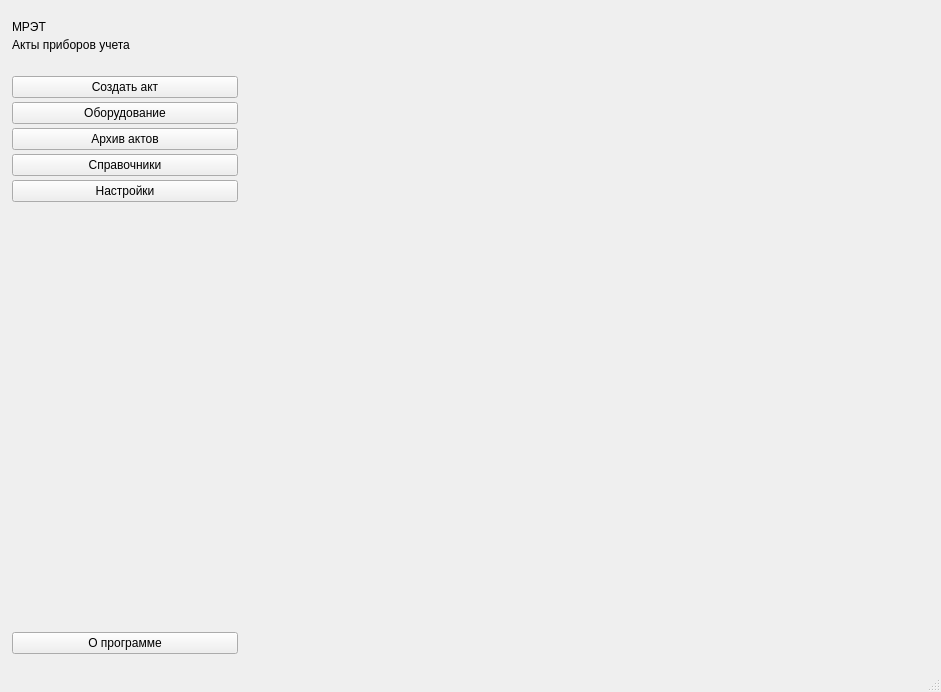
<?xml version="1.0" encoding="UTF-8"?>
<ui version="4.0">
 <class>MainWindow</class>
 <widget class="QMainWindow" name="MainWindow">
  <property name="geometry">
   <rect>
    <x>0</x>
    <y>0</y>
    <width>941</width>
    <height>692</height>
   </rect>
  </property>
  <property name="windowTitle">
   <string>MainWindow</string>
  </property>
  <widget class="QWidget" name="centralwidget">
   <layout class="QGridLayout" name="gridLayout">
    <property name="leftMargin">
     <number>0</number>
    </property>
    <property name="topMargin">
     <number>0</number>
    </property>
    <property name="rightMargin">
     <number>0</number>
    </property>
    <property name="bottomMargin">
     <number>0</number>
    </property>
    <property name="spacing">
     <number>0</number>
    </property>
    <item row="0" column="0">
     <layout class="QHBoxLayout" name="horizontalLayout">
      <property name="spacing">
       <number>0</number>
      </property>
      <item>
       <widget class="QWidget" name="sidebarWidget" native="true">
        <property name="minimumSize">
         <size>
          <width>250</width>
          <height>0</height>
         </size>
        </property>
        <property name="maximumSize">
         <size>
          <width>250</width>
          <height>16777215</height>
         </size>
        </property>
        <property name="styleSheet">
         <string notr="true"/>
        </property>
        <layout class="QVBoxLayout" name="verticalLayout_2">
         <property name="spacing">
          <number>4</number>
         </property>
         <property name="leftMargin">
          <number>12</number>
         </property>
         <property name="topMargin">
          <number>20</number>
         </property>
         <property name="rightMargin">
          <number>12</number>
         </property>
         <property name="bottomMargin">
          <number>16</number>
         </property>
         <item>
          <layout class="QVBoxLayout" name="verticalLayout">
           <item>
            <widget class="QLabel" name="appTitleLabel">
             <property name="text">
              <string>МРЭТ</string>
             </property>
            </widget>
           </item>
           <item>
            <widget class="QLabel" name="appSubtitleLabel">
             <property name="text">
              <string>Акты приборов учета</string>
             </property>
            </widget>
           </item>
           <item>
            <spacer name="verticalSpacer_2">
             <property name="orientation">
              <enum>Qt::Orientation::Vertical</enum>
             </property>
             <property name="sizeType">
              <enum>QSizePolicy::Policy::Fixed</enum>
             </property>
             <property name="sizeHint" stdset="0">
              <size>
               <width>20</width>
               <height>20</height>
              </size>
             </property>
            </spacer>
           </item>
           <item>
            <widget class="QPushButton" name="createActButton">
             <property name="text">
              <string>Создать акт</string>
             </property>
             <property name="checkable">
              <bool>true</bool>
             </property>
            </widget>
           </item>
           <item>
            <widget class="QPushButton" name="metersButton">
             <property name="text">
              <string>Оборудование</string>
             </property>
             <property name="checkable">
              <bool>true</bool>
             </property>
            </widget>
           </item>
           <item>
            <widget class="QPushButton" name="archiveButton">
             <property name="text">
              <string>Архив актов</string>
             </property>
             <property name="checkable">
              <bool>true</bool>
             </property>
            </widget>
           </item>
           <item>
            <widget class="QPushButton" name="directoriesButton">
             <property name="text">
              <string>Справочники</string>
             </property>
             <property name="checkable">
              <bool>true</bool>
             </property>
            </widget>
           </item>
           <item>
            <widget class="QPushButton" name="settingsButton">
             <property name="text">
              <string>Настройки</string>
             </property>
             <property name="checkable">
              <bool>true</bool>
             </property>
            </widget>
           </item>
           <item>
            <spacer name="verticalSpacer">
             <property name="orientation">
              <enum>Qt::Orientation::Vertical</enum>
             </property>
             <property name="sizeHint" stdset="0">
              <size>
               <width>20</width>
               <height>40</height>
              </size>
             </property>
            </spacer>
           </item>
           <item>
            <widget class="QPushButton" name="aboutButton">
             <property name="text">
              <string>О программе</string>
             </property>
            </widget>
           </item>
          </layout>
         </item>
        </layout>
       </widget>
      </item>
      <item>
       <widget class="QStackedWidget" name="stackedWidget">
        <property name="styleSheet">
         <string notr="true"/>
        </property>
        <widget class="QWidget" name="page"/>
        <widget class="QWidget" name="page_2"/>
       </widget>
      </item>
     </layout>
    </item>
   </layout>
  </widget>
  <widget class="QMenuBar" name="menubar">
   <property name="geometry">
    <rect>
     <x>0</x>
     <y>0</y>
     <width>941</width>
     <height>33</height>
    </rect>
   </property>
  </widget>
  <widget class="QStatusBar" name="statusbar"/>
 </widget>
 <resources/>
 <connections/>
</ui>
